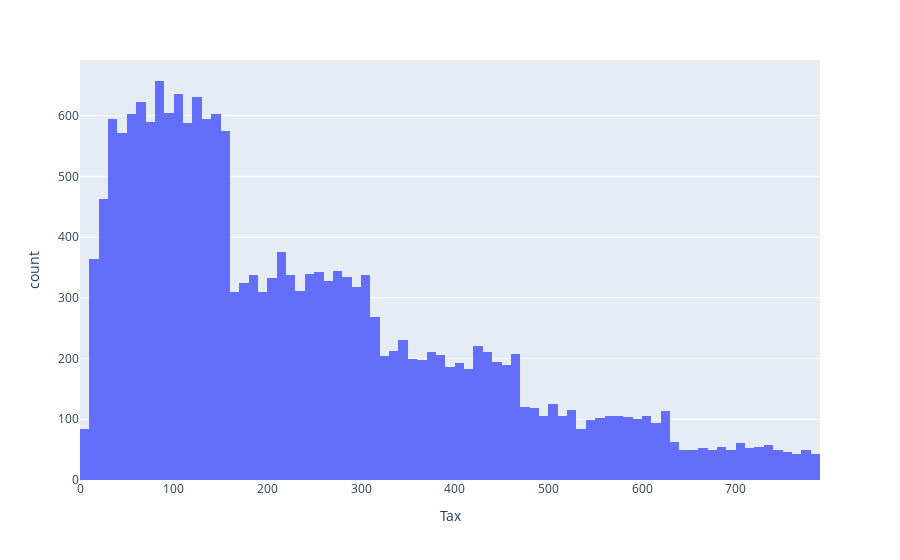

The code cell stored with this chart in its notebook:
### Code cell
px.histogram(df, x= "Tax" )

### Figure 1 — Plotly figure (JSON) as saved in the notebook; plotly's stock layout.template omitted (floating-point values rounded to 4 significant figures; data arrays with more than 128 entries replaced by an {"elided": "..."} marker saying what was removed)
{"data": [{"alignmentgroup": "True", "bingroup": "x", "hovertemplate": "Tax=%{x}<br>count=%{y}<extra></extra>", "legendgroup": "", "marker": {"color": "#636efa", "pattern": {"shape": ""}}, "name": "", "offsetgroup": "", "orientation": "v", "showlegend": false, "type": "histogram", "x": {"elided": "19597 float values"}, "xaxis": "x", "yaxis": "y"}], "layout": {"barmode": "relative", "legend": {"tracegroupgap": 0}, "margin": {"t": 60}, "xaxis": {"anchor": "y", "domain": [0, 1], "title": {"text": "Tax"}}, "yaxis": {"anchor": "x", "domain": [0, 1], "title": {"text": "count"}}}}
